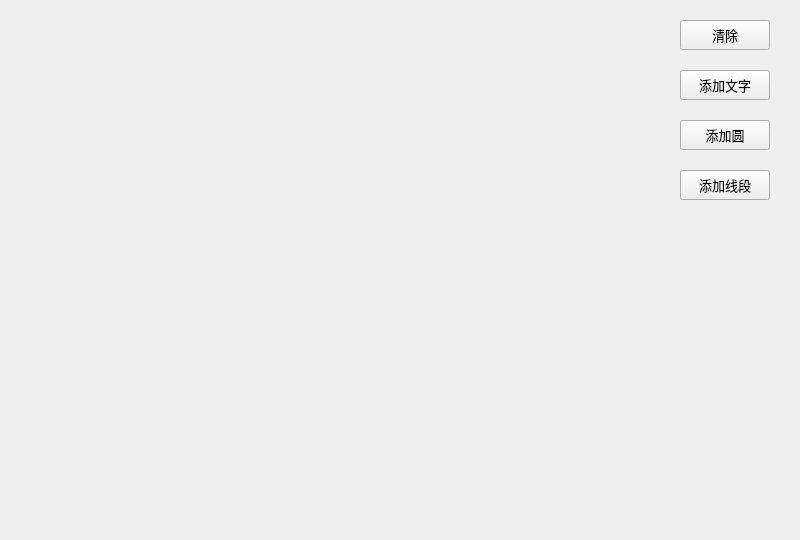
<?xml version="1.0" encoding="UTF-8"?>
<ui version="4.0">
 <class>MainWindow</class>
 <widget class="QMainWindow" name="MainWindow">
  <property name="geometry">
   <rect>
    <x>0</x>
    <y>0</y>
    <width>800</width>
    <height>540</height>
   </rect>
  </property>
  <property name="windowTitle">
   <string>MainWindow</string>
  </property>
  <widget class="QWidget" name="centralwidget">
   <widget class="QCustomPlot" name="customPlot" native="true">
    <property name="geometry">
     <rect>
      <x>10</x>
      <y>10</y>
      <width>630</width>
      <height>520</height>
     </rect>
    </property>
    <property name="minimumSize">
     <size>
      <width>625</width>
      <height>520</height>
     </size>
    </property>
    <property name="maximumSize">
     <size>
      <width>625</width>
      <height>520</height>
     </size>
    </property>
   </widget>
   <widget class="QPushButton" name="Btn_Clear">
    <property name="geometry">
     <rect>
      <x>680</x>
      <y>20</y>
      <width>90</width>
      <height>30</height>
     </rect>
    </property>
    <property name="font">
     <font>
      <pointsize>10</pointsize>
     </font>
    </property>
    <property name="text">
     <string>清除</string>
    </property>
   </widget>
   <widget class="QPushButton" name="Btn_AddText">
    <property name="geometry">
     <rect>
      <x>680</x>
      <y>70</y>
      <width>90</width>
      <height>30</height>
     </rect>
    </property>
    <property name="font">
     <font>
      <pointsize>10</pointsize>
     </font>
    </property>
    <property name="text">
     <string>添加文字</string>
    </property>
   </widget>
   <widget class="QPushButton" name="Btn_AddEllipse">
    <property name="geometry">
     <rect>
      <x>680</x>
      <y>120</y>
      <width>90</width>
      <height>30</height>
     </rect>
    </property>
    <property name="font">
     <font>
      <pointsize>10</pointsize>
     </font>
    </property>
    <property name="text">
     <string>添加圆</string>
    </property>
   </widget>
   <widget class="QPushButton" name="Btn_AddLine">
    <property name="geometry">
     <rect>
      <x>680</x>
      <y>170</y>
      <width>90</width>
      <height>30</height>
     </rect>
    </property>
    <property name="font">
     <font>
      <pointsize>10</pointsize>
     </font>
    </property>
    <property name="text">
     <string>添加线段</string>
    </property>
   </widget>
  </widget>
 </widget>
 <customwidgets>
  <customwidget>
   <class>QCustomPlot</class>
   <extends>QWidget</extends>
   <header>CustomPlot/qcustomplot.h</header>
   <container>1</container>
  </customwidget>
 </customwidgets>
 <resources/>
 <connections/>
</ui>
